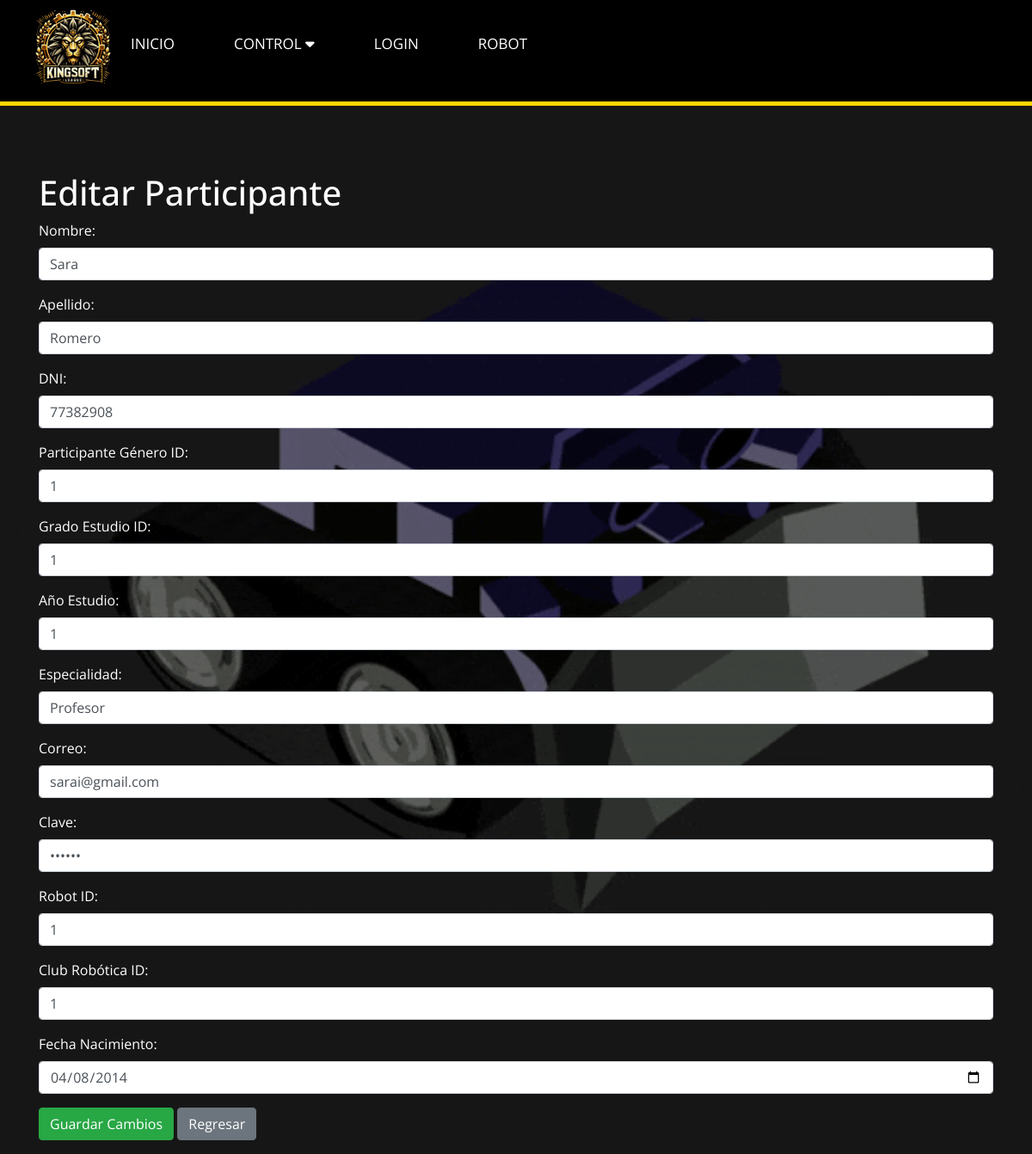
Before: /Diseño/editarparticipante.php?id=1 (signed in) with the older database file.
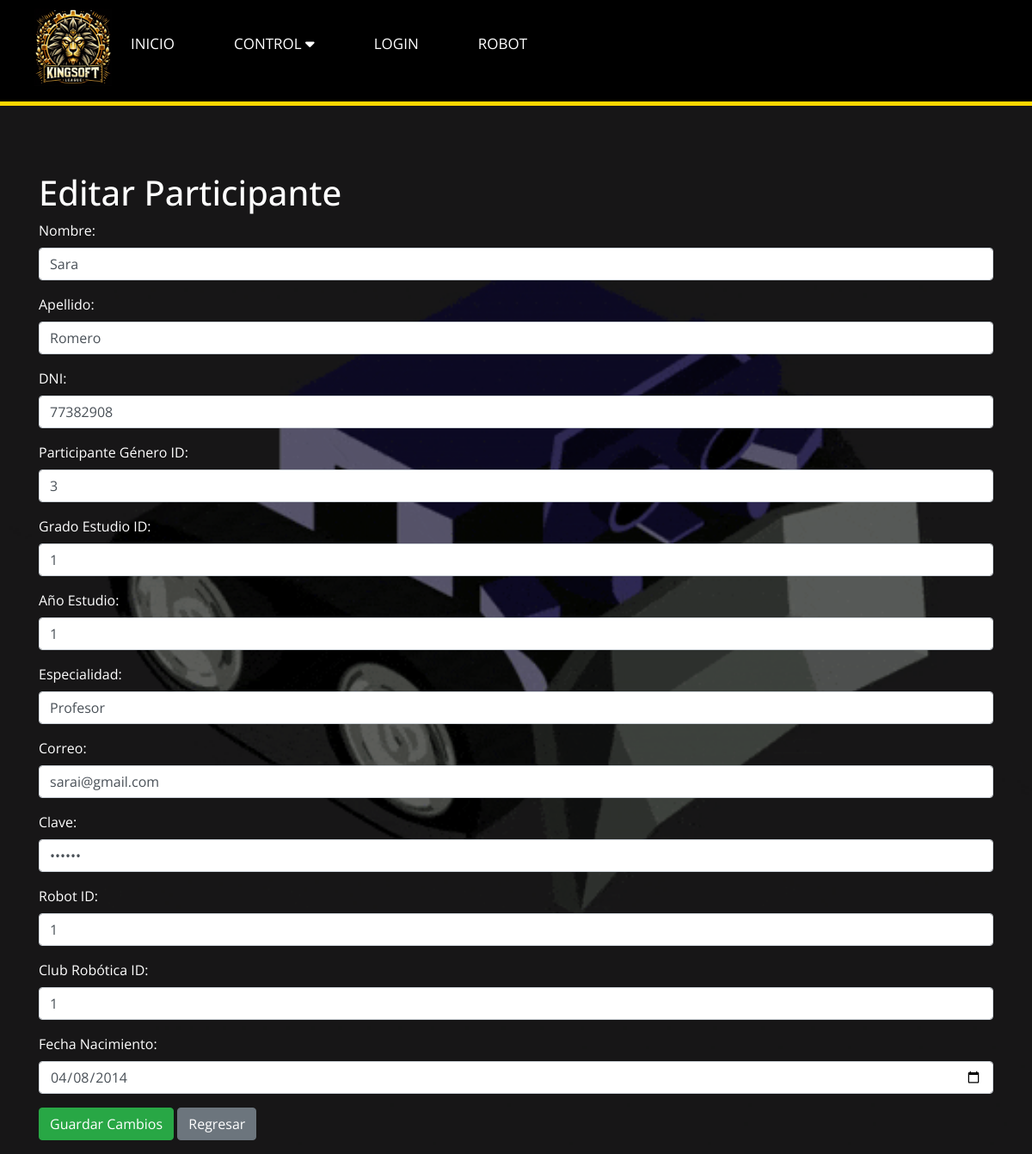
After: the same page with the newer database file.
### tables this page shows
CREATE TABLE `participantes` (
  `id` int(20) NOT NULL,
  `nombre` varchar(50) DEFAULT NULL,
  `apellido` varchar(50) DEFAULT NULL,
  `dni` varchar(10) DEFAULT NULL,
  `participante_genero_id` int(11) DEFAULT NULL,
  `grado_estudio_id` int(11) DEFAULT NULL,
  `año_estudio` int(11) DEFAULT NULL,
  `especialidad` varchar(50) DEFAULT NULL,
  `correo` varchar(100) DEFAULT NULL,
  `clave` varchar(50) DEFAULT NULL,
  `fecha_de_actualizacion` timestamp NOT NULL DEFAULT current_timestamp() ON UPDATE current_timestamp(),
  `robot_id` int(11) DEFAULT NULL,
  `club_robotica_id` varchar(100) DEFAULT NULL,
  `id_institucion` int(11) NOT NULL,
  `id_competencia` int(11) NOT NULL,
  `fecha_nacimiento` date DEFAULT NULL
);

### Diseño/ParticipanteController.php (called while the page is built, shortened)
<?php
require_once 'ParticipanteModel.php';
class ParticipanteController {
    private $model;
    public function __construct($db) {
        $this->model = new ParticipanteModel($db);
    }
    public function getParticipanteById($id) {
        return $this->model->getParticipanteById($id);
    }
}
?>

### Diseño/ParticipanteModel.php (called while the page is built, shortened)
<?php
class ParticipanteModel {
    private $conn;
    public function __construct($db) {
        $this->conn = $db;
    }
    public function getParticipanteById($id) {
        $query = "SELECT * FROM participantes WHERE id = ?";
        $stmt = $this->conn->prepare($query);
        $stmt->bindParam(1, $id);
        $stmt->execute();
        return $stmt->fetch(PDO::FETCH_ASSOC);
    }
}
?>

### Diseño/editarparticipante.php (the view, shortened to what the changed rows need)
<!DOCTYPE html>
<html lang="en">
<head>
    <link rel="stylesheet" href="https://stackpath.bootstrapcdn.com/bootstrap/4.5.2/css/bootstrap.min.css">
</head>
<body>
<?php
    include 'navegador.php'
    ?>
    <div class="container">
        <?php
        require_once 'ParticipanteController.php';
        if ($_SERVER["REQUEST_METHOD"] == "POST") {
            $db = new PDO('mysql:host=localhost;dbname=datosks', 'root', '');
            $controller = new ParticipanteController($db);
            if (isset($_POST["id"]) && !empty(trim($_POST["id"]))) {
                $id = trim($_POST["id"]);
                $nombre = trim($_POST["nombre"]);
                $apellido = trim($_POST["apellido"]);
                $dni = trim($_POST["dni"]);
                $genero_id = trim($_POST["genero_id"]);
                $grado_estudio_id = trim($_POST["grado_estudio_id"]);
                $año_estudio = trim($_POST["año_estudio"]);
                $especialidad = trim($_POST["especialidad"]);
                $correo = trim($_POST["correo"]);
                $clave = trim($_POST["clave"]);
                $robot_id = trim($_POST["robot_id"]);
                $club_robotica_id = trim($_POST["club_robotica_id"]);
                $fecha_nacimiento = trim($_POST["fecha_nacimiento"]);
                if ($controller->updateParticipante($id, $nombre, $apellido, $dni, $genero_id, $grado_estudio_id, $año_estudio, $especialidad, $correo, $clave, $robot_id, $club_robotica_id, $fecha_nacimiento)) {
                    header("location: ParticipanteView.php");
                    exit();
                } else {
                    echo "<div class='alert alert-danger' role='alert'>Hubo un problema al actualizar el participante.</div>";
                }
            } else {
                echo "<div class='alert alert-danger' role='alert'>ID de participante no especificado.</div>";
            }
        } else {
            if (isset($_GET["id"]) && !empty(trim($_GET["id"]))) {
                $db = new PDO('mysql:host=localhost;dbname=datosks', 'root', '');
                $controller = new ParticipanteController($db);
                $id = trim($_GET["id"]);
                $participante = $controller->getParticipanteById($id);
                if ($participante) {
        ?>
                    <h1>Editar Participante</h1>
                    <form action="<?php echo htmlspecialchars($_SERVER["PHP_SELF"]); ?>" method="post">
                        <div class="mb-3">
                            <label for="nombre" class="form-label">Nombre:</label>
                            <input type="text" class="form-control" name="nombre" value="<?php echo $participante['nombre']; ?>">
                        </div>
                        <div class="mb-3">
                            <label for="apellido" class="form-label">Apellido:</label>
                            <input type="text" class="form-control" name="apellido" value="<?php echo $participante['apellido']; ?>">
                        </div>
                        <div class="mb-3">
                            <label for="dni" class="form-label">DNI:</label>
                            <input type="text" class="form-control" name="dni" value="<?php echo $participante['dni']; ?>">
                        </div>
                        <div class="mb-3">
                            <label for="genero_id" class="form-label">Participante Género ID:</label>
                            <input type="text" class="form-control" name="genero_id" value="<?php echo $participante['participante_genero_id']; ?>">
                        </div>
                        <div class="mb-3">
                            <label for="grado_estudio_id" class="form-label">Grado Estudio ID:</label>
                            <input type="text" class="form-control" name="grado_estudio_id" value="<?php echo $participante['grado_estudio_id']; ?>">
                        </div>
                        <div class="mb-3">
                            <label for="año_estudio" class="form-label">Año Estudio:</label>
                            <input type="text" class="form-control" name="año_estudio" value="<?php echo $participante['año_estudio']; ?>">
                        </div>
                        <div class="mb-3">
                            <label for="especialidad" class="form-label">Especialidad:</label>
                            <input type="text" class="form-control" name="especialidad" value="<?php echo $participante['especialidad']; ?>">
                        </div>
                        <div class="mb-3">
                            <label for="correo" class="form-label">Correo:</label>
                            <input type="text" class="form-control" name="correo" value="<?php echo $participante['correo']; ?>">
                        </div>
                        <div class="mb-3">
                            <label for="clave" class="form-label">Clave:</label>
                            <input type="password" class="form-control" name="clave" value="<?php echo $participante['clave']; ?>">
                        </div>
                        <div class="mb-3">
                            <label for="robot_id" class="form-label">Robot ID:</label>
                            <input type="text" class="form-control" name="robot_id" value="<?php echo $participante['robot_id']; ?>">
                        </div>
                        <div class="mb-3">
                            <label for="club_robotica_id" class="form-label">Club Robótica ID:</label>
                            <input type="text" class="form-control" name="club_robotica_id" value="<?php echo $participante['club_robotica_id']; ?>">
                        </div>
                        <div class="mb-3">
                            <label for="fecha_nacimiento" class="form-label">Fecha Nacimiento:</label>
                            <input type="date" class="form-control" name="fecha_nacimiento" value="<?php echo $participante['fecha_nacimiento']; ?>">
                        </div>
                        <div class="mb-3">
                            <input type="submit" class= "btn btn-success" value="Guardar Cambios">
                            <a href="ParticipanteView.php" class="btn btn-secondary">Regresar</a>
                        </div>
                    </form>
        <?php
                } else {
                    echo "<div class='alert alert-warning' role='alert'>No se encontró el participante.</div>";
                }
            } else {
                echo "<div class='alert alert-danger' role='alert'>ID de participante no especificado.</div>";
            }
        }
        ?>
    </div>
</body>
</html>

Changed rows visible on the page:
changed participantes "Sara": genero_id "1" → "3"
